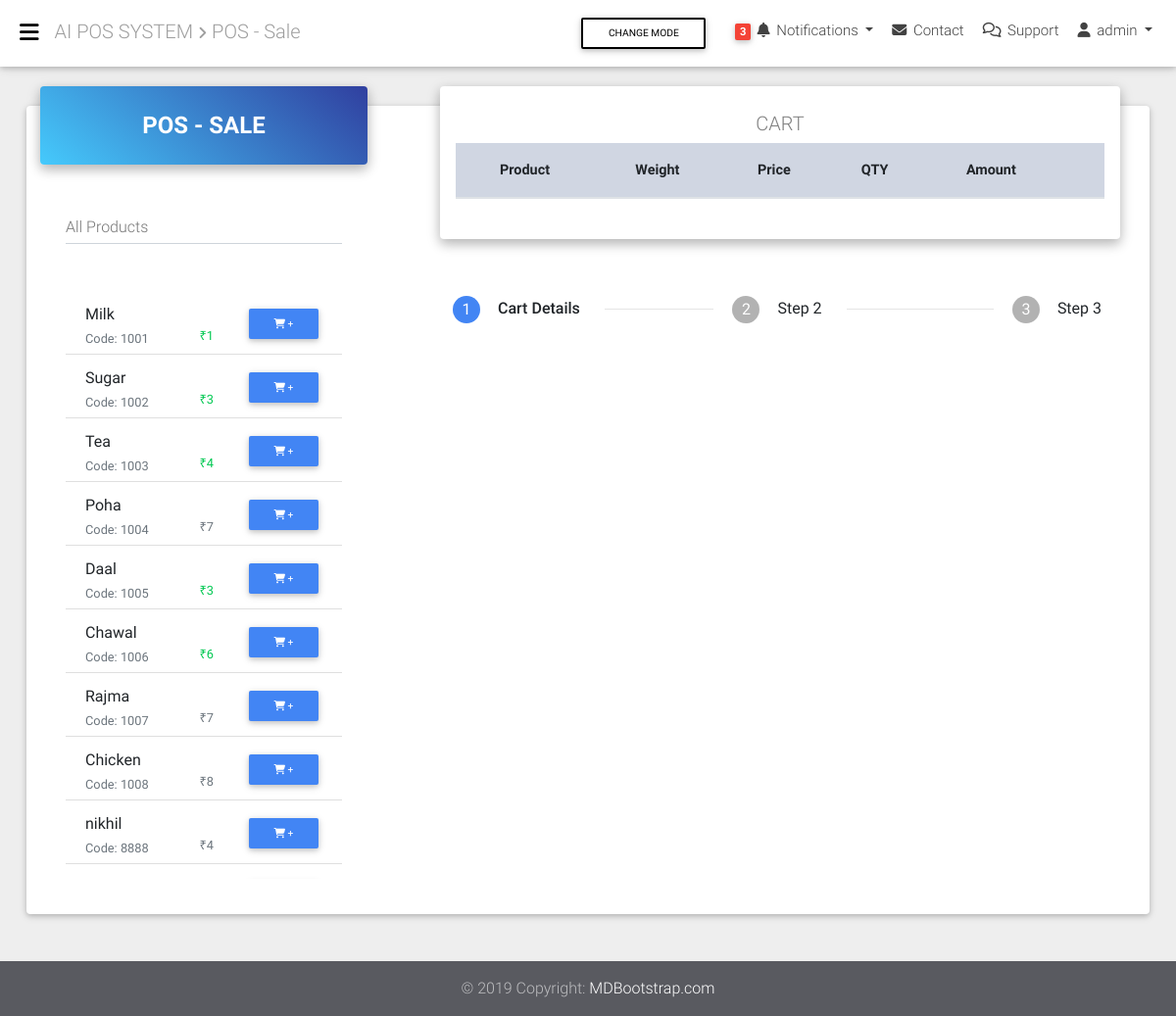
Page /pos/ (signed in) on the committed database.
### accounts/models.py (models this page shows, shortened)
class User(AbstractBaseUser):
    email = models.EmailField(verbose_name="email", max_length=60, unique=True)
    username = models.CharField(max_length=30, unique=True)
    firstname = models.CharField(max_length=30)
    lastname = models.CharField(max_length=30)
    phone = models.CharField(max_length=20)
    date_joined = models.DateTimeField(verbose_name="date joined", auto_now_add=True)
    last_login = models.DateTimeField(verbose_name="last login", auto_now=True)
    is_admin = models.BooleanField(default=False)
    is_active = models.BooleanField(default=True)
    is_staff = models.BooleanField(default=False)
    is_superuser = models.BooleanField(default=False)
    USERNAME_FIELD = 'username'
    REQUIRED_FIELDS = ['email', 'firstname', 'lastname']
    objects = UserManager()
    class Meta:
        db_table = "users"
        verbose_name = "user"
        verbose_name_plural = "users"
    def __str__(self):
        return '{} {}'.format(self.firstname, self.lastname)

### inventory/models.py (models this page shows, shortened)
class Product(models.Model):
    """
        IN CASE YOU EVER FUCK UP MIGRATIONS AND YOU HAVE TO ADD SOME FIELDS BUT YOU DELETED OLD MIGRATIONS HISTORY->

        FIRST COMMENT NEW FIELDS AN RUN MIGRATIONS WITH DB CURRENT STATE -> RUN
        $ python manage.py makemigrations
        $ python manage.py migrate appname --fake-initial

        IF RAN SMOOTHLY THEN UNCOMMENT NEW FIELDS AND RUN BELOW LINES.
        $ python manage.py makemigrations
        $ python manage.py migrate

    """
    product_code = models.CharField(primary_key=True, max_length=20)
    name = models.CharField(max_length=100)
    cost = models.FloatField()
    mrp = models.FloatField()
    discount_price = models.FloatField(blank=True, null=True)
    discount_percentage = models.FloatField(blank=True, null=True)
    quantity_unit = models.CharField(max_length=9, choices=Quantity_unit, default="PCS", blank=True, null=True)
    quantity = models.IntegerField(blank=True, null=True)
    weight = models.IntegerField(blank=True, null=True)
    weight_unit = models.CharField(max_length=9, choices=Weight_unit, default="", blank=True, null=True)
    expiry_date = models.DateField(blank=True, null=True)
    company = models.CharField(max_length=100, blank=True, null=True)
    description = models.TextField(blank=True, null=True)
    category = models.ManyToManyField('ProductCategories', blank=True)
    rack_number = models.CharField(max_length=100, blank=True, null=True)

### pos/views.py (the view)
# urls.py: path('', pos_homeView, name='pos-home'),
@login_required
def pos_homeView(request):
    all_products = Product.objects.all()
    if request.user.is_authenticated:
        customer = request.user
        order, created = Order.objects.get_or_create(customer=customer, complete=False)
        cart_items = order.orderitem_set.all()
        context = {
            'all_products': all_products,
            'order': order,
            'cart_items': cart_items
        }
    else:
        context = {
            'all_products': all_products,
            'order': [],
            'cart_items': []
        }
    return render(request, 'pos/pos.html', context)

### pos/templatetags/pos_tags.py (called while the page is built)
@register.filter(name='price_format')
def price_format(num):
    try:
        if num % 1 == 0:
            return int(num)
        else:
            return num
    except:
        return num

### templates/pos/pos.html (shortened to what this page needs)
{% extends 'base.html' %}
{% load static %}
{% load pos_tags %}
{% block page-title %}
    <i class="fas fa-angle-right align-middle fa-xs"></i> POS - Sale
{% endblock %}
{% block content %}
    <section class="mb-5">
        <div class="card card-cascade narrower">
            <section class="pb-3">
                <div class="row">
                    <div class="col-xl-4 col-md-12 mr-0">
                        <div class="view view-cascade gradient-card-header blue-gradient lighten-1">
                            <h4 class="h4-responsive mb-0 font-weight-bold">POS - SALE</h4>
                        </div>
                        <div class="card-body card-body-cascade pb-0">
                            <div class="row card-body pt-3">
                                <div class="col-md-12">
                                    <div class="">
                                        <div class="md-form mt-1">
                                            <input type="text" id="AllProductList" class="form-control">
                                            <label for="AllProductList">All Products</label>
                                        </div>
                                        <br>
                                        <ul class="list-group list-group-flush overflow-auto " id="AllProductListLi"
                                            style="max-height: 600px;">
                                            {% for p in all_products %}
                                                <li class="list-group-item">
                                                    <div class="row pt-2 ">
                                                        <div class="col">
                                                            <div>{{ p.name|truncatechars:25 }}
                                                            </div>
                                                            <div class="row">
                                                                <div class="col">
                                                                    <span class="align-middle text-muted small">Code: {{ p.product_code }}</span>
                                                                </div>
                                                                <div class="col-auto">
                                                                <span class="align-middle text-muted small float-right">
                                                                    {% if p.discount_price < p.mrp %}
                                                                        <span class="text-success">
                                                                            ₹{{ p.discount_price|price_format }}
                                                                        </span>
                                                                    {% else %}
                                                                        <span>
                                                                            ₹{{ p.discount_price|price_format }}
                                                                        </span>
                                                                    {% endif %}
                                                                </span>
                                                                </div>
                                                            </div>
                                                        </div>
                                                        <div class="col-auto">
                                                            <button type="button"
                                                                    onclick="updateUserOrder({{ p.product_code }}, 'add')"
                                                                    class="btn btn-primary btn-sm mr-1"><i
                                                                    class="fas fa-shopping-cart"></i> +
                                                            </button>
                                                        </div>
                                                    </div>
                                                </li>
                                            {% endfor %}
                                        </ul>
                                    </div>
                                </div>
                            </div>
                        </div>
                    </div>
                    <div class="col-xl-8 col-md-12 mb-4">
                        <div class="view view-cascade gradient-card-header white">
                            <h5 class="text-black-50"> CART </h5>
                            <div class="table-responsive">
                                <table class="table product-table table-cart-v-2">
                                    <thead class="mdb-color lighten-5">
                                    <tr>
                                        <th class="font-weight-bold">
                                            <strong>Product</strong>
                                        </th>
                                        <th class="font-weight-bold">
                                            <strong>Weight</strong>
                                        </th>
                                        <th class="font-weight-bold">
                                            <strong>Price</strong>
                                        </th>
                                        <th class="font-weight-bold">
                                            <strong>QTY</strong>
                                        </th>
                                        <th class="font-weight-bold">
                                            <strong>Amount</strong>
                                        </th>
                                        <th></th>
                                    </tr>
                                    </thead>
                                </table>
                            </div>
                        </div>
                        <div class="container pt-5 px-4">
                            <ul class="stepper horizontal" id="horizontal-stepper">
                                <li class="step active">
                                    <div class="step-title waves-effect waves-dark">Cart Details</div>
                                </li>
                                <li class="step">
                                    <div class="step-title waves-effect waves-dark">Step 2</div>
                                </li>
                                <li class="step">
                                    <div class="step-title waves-effect waves-dark">Step 3</div>
                                </li>
                            </ul>
                        </div>
                    </div>
                </div>
            </section>
        </div>
    </section>
{% endblock %}

### templates/base.html (shortened to what this page needs)
{% load static %}
<!DOCTYPE html>
<html lang="en">
<head>
    <link rel="stylesheet" href="{% static 'css/bootstrap.css' %}">
    <link rel="stylesheet" href="{% static 'css/mdb.css' %}">
    <link rel="stylesheet" href="{% static 'css/steppers.min.css' %}">
</head>
<body class="fixed-sn white-skin">
    <header>
    <nav class="navbar fixed-top navbar-expand-lg scrolling-navbar double-nav">
        <div class="float-left">
            <a href="#" data-activates="slide-out" class="button-collapse black-text"><i class="fas fa-bars"></i></a>
        </div>
        <div class="breadcrumb-dn mr-auto ml-3">
            <h5 class="pt-1 grey-text"> AI POS SYSTEM
                {% block page-title %}
                {% endblock %}
            </h5>
        </div>
        <div class="d-flex change-mode">
            <div class="ml-auto mb-0 mr-3 change-mode-wrapper">
                <button class="btn btn-outline-black btn-sm" id="dark-mode">Change Mode</button>
            </div>
            <ul class="nav navbar-nav nav-flex-icons ml-auto">
                <li class="nav-item dropdown notifications-nav">
                    <a class="nav-link dropdown-toggle waves-effect" id="navbarDropdownMenuLink" data-toggle="dropdown"
                       aria-haspopup="true" aria-expanded="false">
                        <span class="badge red">3</span> <i class="fas fa-bell"></i>
                        <span class="d-none d-md-inline-block">Notifications</span>
                    </a>
                </li>
                <li class="nav-item">
                    <a class="nav-link waves-effect"><i class="fas fa-envelope"></i> <span
                            class="clearfix d-none d-sm-inline-block">Contact</span></a>
                </li>
                <li class="nav-item">
                    <a class="nav-link waves-effect"><i class="far fa-comments"></i> <span
                            class="clearfix d-none d-sm-inline-block">Support</span></a>
                </li>
                <li class="nav-item dropdown">
                    {% if user.is_authenticated %}
                        <a class="nav-link dropdown-toggle waves-effect" href="#" id="userDropdown"
                           data-toggle="dropdown"
                           aria-haspopup="true" aria-expanded="false">
                            <i class="fas fa-user"></i> <span
                                class="clearfix d-none d-sm-inline-block">{{ user.username }}</span>
                        </a>
                    {% endif %}
                </li>
            </ul>
        </div>
    </nav>
</header>
    <main>
    <div class="container-fluid">
        {% block content %}
        {% endblock %}
    </div>
</main>
<footer class="page-footer pt-0 mt-5">
    <div class="footer-copyright py-3 text-center">
        <div class="container-fluid">
            © 2019 Copyright: <a href="https://mdbootstrap.com/education/bootstrap/" target="_blank">
            MDBootstrap.com </a>
        </div>
    </div>
</footer>
</body>
</html>

### rows in the picture
User: username "admin"
Product: name "Milk", product_code "1001", discount_price "1"
Product: name "Sugar", product_code "1002", discount_price "3"
Product: name "Tea", product_code "1003", discount_price "4"
Product: name "Poha", product_code "1004", discount_price "7"
Product: name "Daal", product_code "1005", discount_price "3"
Product: name "Chawal", product_code "1006", discount_price "6"
Product: name "Rajma", product_code "1007", discount_price "7"
Product: name "Chicken", product_code "1008", discount_price "8"
Product: name "nikhil", product_code "8888", discount_price "4"
